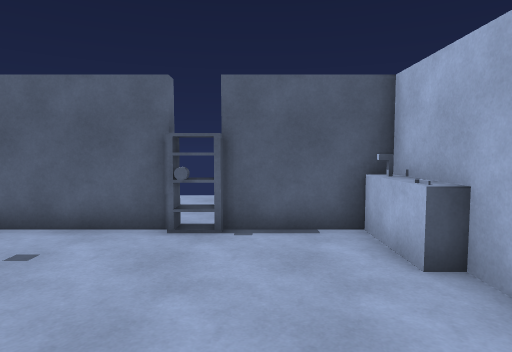
view 1 (above)

12 first-person views from a walk through a scene from a Unity 3-D project. The camera is 1.5 m above the floor, tilts 4° down and sees 75° across. Doors are open. The floor is counted in squares, 1 m on a side. Each view is taken from the middle of a square. On the plan, view 1 faces up. The plan holds only what a view shows up to about 15 squares ahead; the rest is blank. The place goes on beyond the plan. Some animated figures are not drawn.

view 2
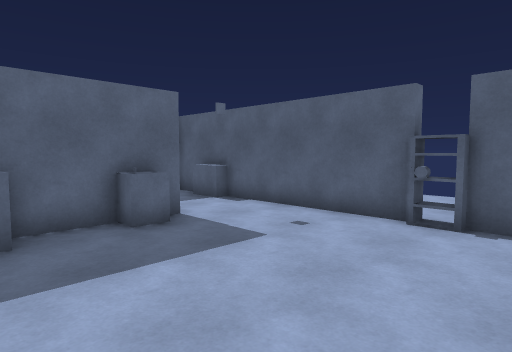

view 3
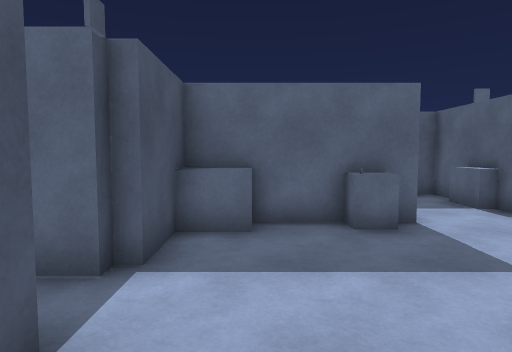

view 4
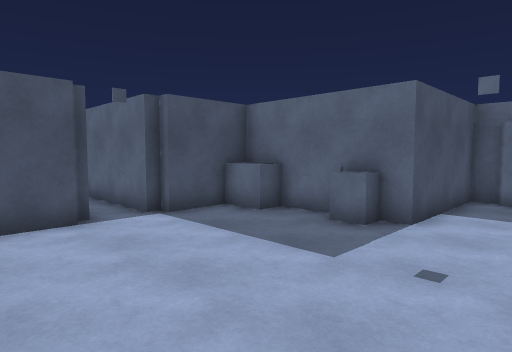

view 5
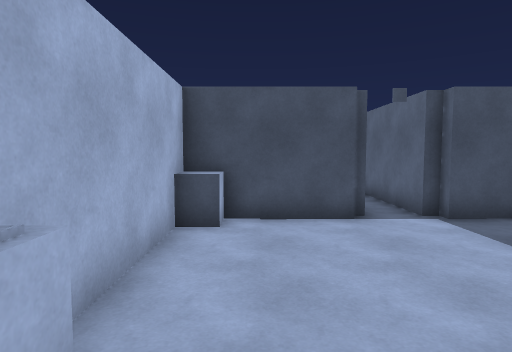

view 6
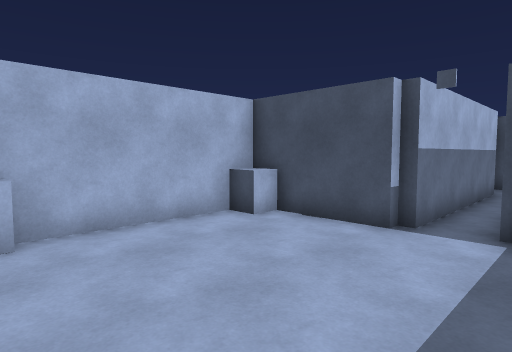

view 7
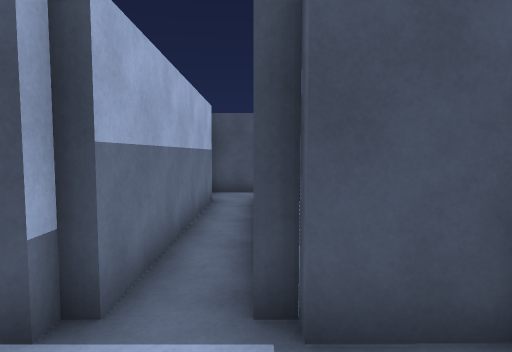

view 8
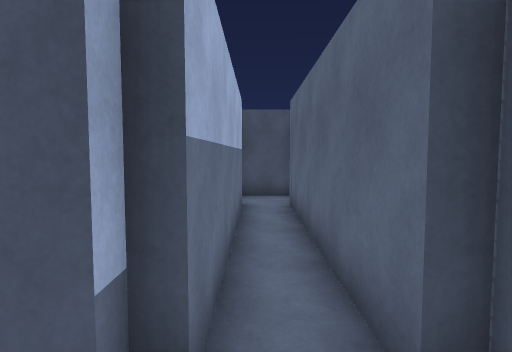

view 9
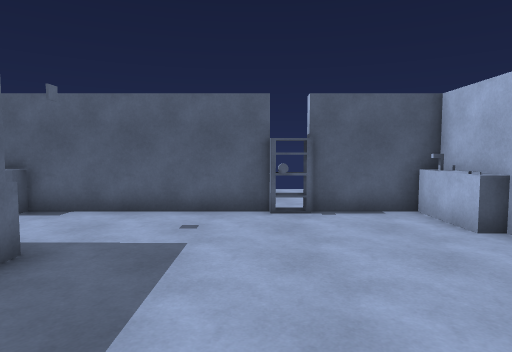

view 10
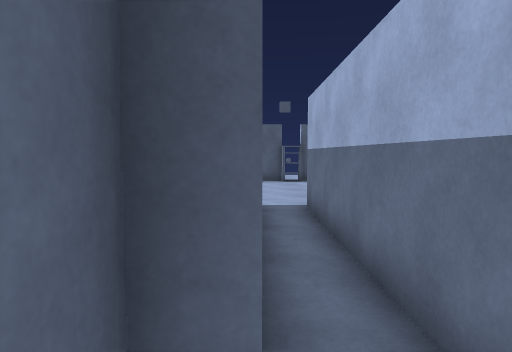

view 11
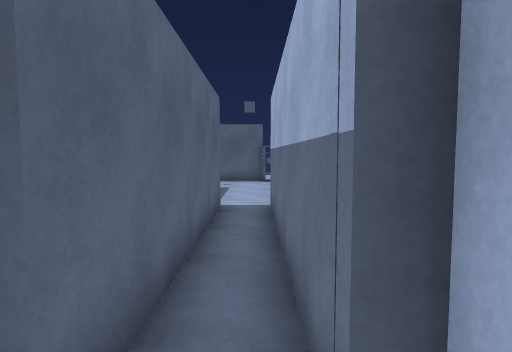

view 12
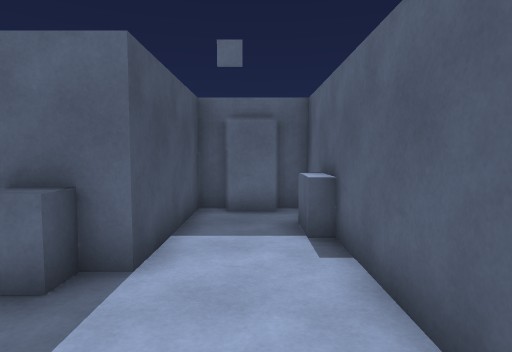

### Floor plan
Points are (right, up) in squares from view 1. A wall is a line through its corners. A room is listed if a view was taken in it or the views show most of it. See-through windows are left out.
Room 1 (views 1, 2, 3, 4, 5, 6, 7, 8, 9, 12)
walls: (-6.1, 3.5) (-6.1, -1.5) (-3.4, -1.5) (-3.4, -1.9) (-3, -1.9) (-3, -9.6); (-1.6, 6.4) (-6, 6.4); (-1.5, 6.8) (-1.5, 6); (-1.6, -9.6) (-1.6, -1.9) (-1.2, -1.9) (-1.2, -1.5) (2.6, -1.5) (2.6, 6.4) (-0.8, 6.4)
ways out: opening at (-2, -9) to room 2; open door at (-6, 5) to room 3
objects: other object (-6, -1) to (-5, 0); other object (-6, 2); other object (-1, 6); other object (2, -1); other object (2, 4) to (2, 6)
Room 2 (views 10, 11)
walls: (-3, -9.6) (-3.6, -9.6) (-3.6, -10.4); (-3.2, -11.6) (-1.2, -11.6); (-1.2, -10) (-1.2, -9.6)
ways out: opening at (-2, -9) to room 1
Room 3 (no view inside)
walls: (-9.4, 6.4) (-11, 6.4) (-11, 5.5); (-10.5, 5.6) (-10.5, 4.1); (-11, 4.2) (-11, 3.5) (-6.1, 3.5); (-6, 6.4) (-8.4, 6.4)
ways out: open door at (-6, 5) to room 1
objects: other object (-9, 6) to (-8, 6)

Positions as (right, up) in squares from view 1, and headings:
1: (0, 0), facing up
2: (1, -1), facing up-left
3: (1, 0), facing left
4: (1, 6), facing down-left
5: (1, 6), facing down
6: (-4, 5), facing down-right
7: (-3, 1), facing down
8: (-2, 0), facing down
9: (-2, -2), facing up
10: (-3, -11), facing up
11: (-2, -11), facing up
12: (-2, 5), facing left
